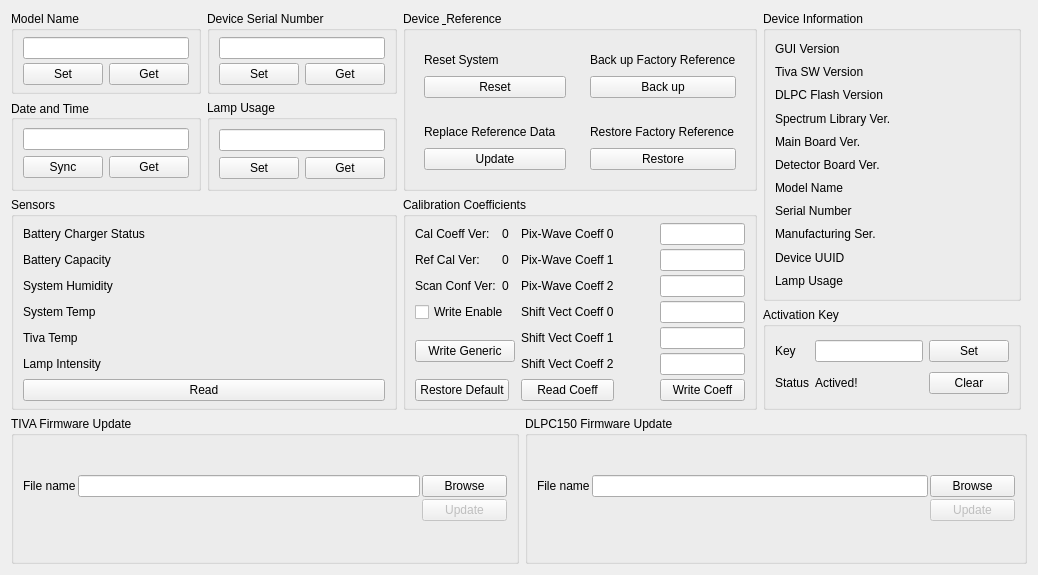
    <widget class="QWidget" name="tab_2">
     <attribute name="title">
      <string>Utility</string>
     </attribute>
     <layout class="QGridLayout" name="gridLayout_13">
      <item row="0" column="0">
       <layout class="QGridLayout" name="gridLayout_10">
        <item row="0" column="2" rowspan="2" colspan="3">
         <widget class="QGroupBox" name="groupBox_3">
          <property name="title">
           <string>Device &amp; Reference</string>
          </property>
          <layout class="QGridLayout" name="gridLayout_12">
           <item row="0" column="1">
            <widget class="QWidget" name="widget_3" native="true">
             <layout class="QGridLayout" name="gridLayout_6">
              <item row="1" column="0">
               <widget class="QPushButton" name="pushButton_ResetSys">
                <property name="text">
                 <string>Reset</string>
                </property>
               </widget>
              </item>
              <item row="0" column="0">
               <widget class="QLabel" name="label_35">
                <property name="text">
                 <string>Reset System</string>
                </property>
               </widget>
              </item>
             </layout>
            </widget>
           </item>
           <item row="1" column="1">
            <widget class="QWidget" name="widget_4" native="true">
             <layout class="QGridLayout" name="gridLayout_5">
              <item row="1" column="0">
               <widget class="QLabel" name="label_31">
                <property name="text">
                 <string>Replace Reference Data</string>
                </property>
               </widget>
              </item>
              <item row="3" column="0">
               <widget class="QPushButton" name="pushButton_ReplaceRef">
                <property name="text">
                 <string>Update</string>
                </property>
               </widget>
              </item>
             </layout>
            </widget>
           </item>
           <item row="1" column="2">
            <widget class="QWidget" name="widget_2" native="true">
             <layout class="QGridLayout" name="gridLayout_3">
              <item row="1" column="0">
               <widget class="QPushButton" name="pushButton_ResotreRef">
                <property name="text">
                 <string>Restore</string>
                </property>
               </widget>
              </item>
              <item row="0" column="0">
               <widget class="QLabel" name="label_2">
                <property name="text">
                 <string>Restore Factory Reference</string>
                </property>
               </widget>
              </item>
             </layout>
            </widget>
           </item>
           <item row="0" column="2">
            <widget class="QWidget" name="widget_5" native="true">
             <layout class="QGridLayout" name="gridLayout_11">
              <item row="0" column="0">
               <widget class="QLabel" name="label">
                <property name="text">
                 <string>Back up Factory Reference</string>
                </property>
               </widget>
              </item>
              <item row="1" column="0">
               <widget class="QPushButton" name="pushButton_BackUpRef">
                <property name="text">
                 <string>Back up</string>
                </property>
               </widget>
              </item>
             </layout>
            </widget>
           </item>
          </layout>
         </widget>
        </item>
        <item row="1" column="0">
         <widget class="QGroupBox" name="groupBox_datetime">
          <property name="title">
           <string>Date and Time</string>
          </property>
          <property name="alignment">
           <set>Qt::AlignLeading|Qt::AlignLeft|Qt::AlignVCenter</set>
          </property>
          <layout class="QGridLayout" name="gridLayout_7">
           <property name="topMargin">
            <number>6</number>
           </property>
           <property name="bottomMargin">
            <number>6</number>
           </property>
           <property name="verticalSpacing">
            <number>4</number>
           </property>
           <item row="0" column="0" colspan="2">
            <widget class="QLineEdit" name="lineEdit_DateTime_utl"/>
           </item>
           <item row="1" column="1">
            <widget class="QPushButton" name="pushButton_GetDateTime">
             <property name="text">
              <string>Get</string>
             </property>
            </widget>
           </item>
           <item row="1" column="0">
            <widget class="QPushButton" name="pushButton_SyncDateTime">
             <property name="text">
              <string>Sync</string>
             </property>
            </widget>
           </item>
          </layout>
         </widget>
        </item>
        <item row="0" column="5" rowspan="3">
         <widget class="QGroupBox" name="groupBox_device_info">
          <property name="title">
           <string>Device Information</string>
          </property>
          <layout class="QGridLayout" name="gridLayout_17">
           <item row="0" column="0">
            <layout class="QGridLayout" name="gridLayout_2">
             <item row="1" column="0">
              <widget class="QLabel" name="label_9">
               <property name="text">
                <string>Tiva SW Version</string>
               </property>
              </widget>
             </item>
             <item row="2" column="1">
              <widget class="QLabel" name="label_device_DLPCver">
               <property name="text">
                <string/>
               </property>
              </widget>
             </item>
             <item row="9" column="1">
              <widget class="QLabel" name="label_device_UUID">
               <property name="text">
                <string/>
               </property>
              </widget>
             </item>
             <item row="3" column="0">
              <widget class="QLabel" name="label_7">
               <property name="text">
                <string>Spectrum Library Ver.</string>
               </property>
              </widget>
             </item>
             <item row="0" column="1">
              <widget class="QLabel" name="label_device_GUIver">
               <property name="text">
                <string/>
               </property>
              </widget>
             </item>
             <item row="10" column="1">
              <widget class="QLabel" name="label_device_LampUsage">
               <property name="text">
                <string/>
               </property>
              </widget>
             </item>
             <item row="1" column="1">
              <widget class="QLabel" name="label_device_TivaSWver">
               <property name="text">
                <string/>
               </property>
              </widget>
             </item>
             <item row="3" column="1">
              <widget class="QLabel" name="label_device_SpectrumLibVer">
               <property name="text">
                <string/>
               </property>
              </widget>
             </item>
             <item row="8" column="1">
              <widget class="QLabel" name="label_device_ManufSer">
               <property name="text">
                <string/>
               </property>
              </widget>
             </item>
             <item row="10" column="0">
              <widget class="QLabel" name="label_16">
               <property name="text">
                <string>Lamp Usage</string>
               </property>
              </widget>
             </item>
             <item row="8" column="0">
              <widget class="QLabel" name="label_15">
               <property name="text">
                <string>Manufacturing Ser.</string>
               </property>
              </widget>
             </item>
             <item row="6" column="0">
              <widget class="QLabel" name="label_13">
               <property name="text">
                <string>Model Name</string>
               </property>
              </widget>
             </item>
             <item row="0" column="0">
              <widget class="QLabel" name="label_10">
               <property name="text">
                <string>GUI Version</string>
               </property>
              </widget>
             </item>
             <item row="4" column="1">
              <widget class="QLabel" name="label_device_MBver">
               <property name="text">
                <string/>
               </property>
              </widget>
             </item>
             <item row="2" column="0">
              <widget class="QLabel" name="label_8">
               <property name="text">
                <string>DLPC Flash Version</string>
               </property>
              </widget>
             </item>
             <item row="6" column="1">
              <widget class="QLabel" name="label_device_ModelName">
               <property name="text">
                <string/>
               </property>
              </widget>
             </item>
             <item row="9" column="0">
              <widget class="QLabel" name="label_18">
               <property name="text">
                <string>Device UUID</string>
               </property>
              </widget>
             </item>
             <item row="4" column="0">
              <widget class="QLabel" name="label_11">
               <property name="text">
                <string>Main Board Ver.</string>
               </property>
              </widget>
             </item>
             <item row="5" column="1">
              <widget class="QLabel" name="label_device_DBver">
               <property name="text">
                <string/>
               </property>
              </widget>
             </item>
             <item row="7" column="1">
              <widget class="QLabel" name="label_device_SerialNumber">
               <property name="text">
                <string/>
               </property>
              </widget>
             </item>
             <item row="7" column="0">
              <widget class="QLabel" name="label_14">
               <property name="text">
                <string>Serial Number</string>
               </property>
              </widget>
             </item>
             <item row="5" column="0">
              <widget class="QLabel" name="label_12">
               <property name="text">
                <string>Detector Board Ver.</string>
               </property>
              </widget>
             </item>
            </layout>
           </item>
          </layout>
         </widget>
        </item>
        <item row="2" column="0" rowspan="2" colspan="2">
         <widget class="QGroupBox" name="groupBox_sensors">
          <property name="title">
           <string>Sensors</string>
          </property>
          <layout class="QVBoxLayout" name="verticalLayout_8">
           <property name="spacing">
            <number>4</number>
           </property>
           <property name="topMargin">
            <number>6</number>
           </property>
           <property name="bottomMargin">
            <number>6</number>
           </property>
           <item>
            <layout class="QGridLayout" name="gridLayout_9">
             <item row="4" column="0">
              <widget class="QLabel" name="label_34">
               <property name="text">
                <string>Tiva Temp</string>
               </property>
              </widget>
             </item>
             <item row="3" column="1">
              <widget class="QLabel" name="label_hdc_temp">
               <property name="text">
                <string/>
               </property>
              </widget>
             </item>
             <item row="5" column="1">
              <widget class="QLabel" name="label_grren_val">
               <property name="text">
                <string/>
               </property>
              </widget>
             </item>
             <item row="4" column="1">
              <widget class="QLabel" name="label_tiva_temp">
               <property name="text">
                <string/>
               </property>
              </widget>
             </item>
             <item row="3" column="0">
              <widget class="QLabel" name="label_33">
               <property name="text">
                <string>System Temp</string>
               </property>
              </widget>
             </item>
             <item row="2" column="1">
              <widget class="QLabel" name="label_hum">
               <property name="text">
                <string/>
               </property>
              </widget>
             </item>
             <item row="2" column="0">
              <widget class="QLabel" name="label_32">
               <property name="text">
                <string>System Humidity</string>
               </property>
              </widget>
             </item>
             <item row="6" column="0" colspan="2">
              <widget class="QPushButton" name="pushButton_readSensors">
               <property name="text">
                <string>Read</string>
               </property>
              </widget>
             </item>
             <item row="1" column="1">
              <widget class="QLabel" name="label_batt_volt">
               <property name="text">
                <string/>
               </property>
              </widget>
             </item>
             <item row="5" column="0">
              <widget class="QLabel" name="label_40">
               <property name="text">
                <string>Lamp Intensity</string>
               </property>
              </widget>
             </item>
             <item row="1" column="0">
              <widget class="QLabel" name="label_24">
               <property name="text">
                <string>Battery Capacity</string>
               </property>
              </widget>
             </item>
             <item row="0" column="0">
              <widget class="QLabel" name="label_4">
               <property name="text">
                <string>Battery Charger Status</string>
               </property>
              </widget>
             </item>
             <item row="0" column="1">
              <widget class="QLabel" name="label_batt_status">
               <property name="text">
                <string/>
               </property>
              </widget>
             </item>
            </layout>
           </item>
          </layout>
         </widget>
        </item>
        <item row="1" column="1">
         <widget class="QGroupBox" name="groupBox_lampusage">
          <property name="title">
           <string>Lamp Usage</string>
          </property>
          <layout class="QGridLayout" name="gridLayout">
           <item row="0" column="0" colspan="2">
            <widget class="QLineEdit" name="lineEdit_LampUsage_utl"/>
           </item>
           <item row="1" column="0">
            <widget class="QPushButton" name="pushButton_SetLampUsage">
             <property name="text">
              <string>Set</string>
             </property>
            </widget>
           </item>
           <item row="1" column="1">
            <widget class="QPushButton" name="pushButton_GetLampUsage">
             <property name="text">
              <string>Get</string>
             </property>
            </widget>
           </item>
          </layout>
         </widget>
        </item>
        <item row="4" column="3" colspan="4">
         <widget class="QGroupBox" name="groupBox_dlpc">
          <property name="minimumSize">
           <size>
            <width>0</width>
            <height>148</height>
           </size>
          </property>
          <property name="title">
           <string>DLPC150 Firmware Update</string>
          </property>
          <layout class="QVBoxLayout" name="verticalLayout_6">
           <property name="spacing">
            <number>2</number>
           </property>
           <property name="topMargin">
            <number>6</number>
           </property>
           <property name="bottomMargin">
            <number>6</number>
           </property>
           <item>
            <layout class="QGridLayout" name="gridLayout_14">
             <property name="verticalSpacing">
              <number>2</number>
             </property>
             <item row="0" column="1">
              <widget class="QLineEdit" name="lineEdit_dlpc_fw_filename">
               <property name="minimumSize">
                <size>
                 <width>240</width>
                 <height>0</height>
                </size>
               </property>
              </widget>
             </item>
             <item row="0" column="0">
              <widget class="QLabel" name="label_17">
               <property name="sizePolicy">
                <sizepolicy hsizetype="Fixed" vsizetype="Preferred">
                 <horstretch>0</horstretch>
                 <verstretch>0</verstretch>
                </sizepolicy>
               </property>
               <property name="minimumSize">
                <size>
                 <width>50</width>
                 <height>0</height>
                </size>
               </property>
               <property name="text">
                <string>File name</string>
               </property>
              </widget>
             </item>
             <item row="1" column="2">
              <widget class="QPushButton" name="pushButton_dlpc_fw_update">
               <property name="enabled">
                <bool>false</bool>
               </property>
               <property name="sizePolicy">
                <sizepolicy hsizetype="Fixed" vsizetype="Fixed">
                 <horstretch>0</horstretch>
                 <verstretch>0</verstretch>
                </sizepolicy>
               </property>
               <property name="minimumSize">
                <size>
                 <width>85</width>
                 <height>0</height>
                </size>
               </property>
               <property name="text">
                <string>Update</string>
               </property>
              </widget>
             </item>
             <item row="0" column="2">
              <widget class="QPushButton" name="pushButton_dlpc_fw_browse">
               <property name="sizePolicy">
                <sizepolicy hsizetype="Fixed" vsizetype="Fixed">
                 <horstretch>0</horstretch>
                 <verstretch>0</verstretch>
                </sizepolicy>
               </property>
               <property name="minimumSize">
                <size>
                 <width>85</width>
                 <height>0</height>
                </size>
               </property>
               <property name="text">
                <string>Browse</string>
               </property>
              </widget>
             </item>
            </layout>
           </item>
          </layout>
         </widget>
        </item>
        <item row="4" column="0" colspan="3">
         <widget class="QGroupBox" name="groupBox_TIVAFW">
          <property name="minimumSize">
           <size>
            <width>0</width>
            <height>148</height>
           </size>
          </property>
          <property name="title">
           <string>TIVA Firmware Update</string>
          </property>
          <layout class="QVBoxLayout" name="verticalLayout_5">
           <property name="spacing">
            <number>2</number>
           </property>
           <property name="topMargin">
            <number>6</number>
           </property>
           <property name="bottomMargin">
            <number>6</number>
           </property>
           <item>
            <layout class="QGridLayout" name="gridLayout_15">
             <property name="verticalSpacing">
              <number>2</number>
             </property>
             <item row="1" column="3">
              <widget class="QPushButton" name="pushButton_tiva_fw_usb_update">
               <property name="enabled">
                <bool>false</bool>
               </property>
               <property name="sizePolicy">
                <sizepolicy hsizetype="Fixed" vsizetype="Fixed">
                 <horstretch>0</horstretch>
                 <verstretch>0</verstretch>
                </sizepolicy>
               </property>
               <property name="minimumSize">
                <size>
                 <width>85</width>
                 <height>0</height>
                </size>
               </property>
               <property name="text">
                <string>Update</string>
               </property>
              </widget>
             </item>
             <item row="0" column="1" colspan="2">
              <widget class="QLineEdit" name="lineEdit_tiva_fw_filename">
               <property name="minimumSize">
                <size>
                 <width>240</width>
                 <height>0</height>
                </size>
               </property>
              </widget>
             </item>
             <item row="0" column="3">
              <widget class="QPushButton" name="pushButton_tiva_fw_browse">
               <property name="sizePolicy">
                <sizepolicy hsizetype="Fixed" vsizetype="Fixed">
                 <horstretch>0</horstretch>
                 <verstretch>0</verstretch>
                </sizepolicy>
               </property>
               <property name="minimumSize">
                <size>
                 <width>85</width>
                 <height>0</height>
                </size>
               </property>
               <property name="text">
                <string>Browse</string>
               </property>
              </widget>
             </item>
             <item row="0" column="0">
              <widget class="QLabel" name="label_25">
               <property name="sizePolicy">
                <sizepolicy hsizetype="Fixed" vsizetype="Preferred">
                 <horstretch>0</horstretch>
                 <verstretch>0</verstretch>
                </sizepolicy>
               </property>
               <property name="minimumSize">
                <size>
                 <width>50</width>
                 <height>0</height>
                </size>
               </property>
               <property name="text">
                <string>File name</string>
               </property>
              </widget>
             </item>
            </layout>
           </item>
          </layout>
         </widget>
        </item>
        <item row="2" column="2" rowspan="2" colspan="3">
         <widget class="QGroupBox" name="groupBox_eeprom">
          <property name="title">
           <string>Calibration Coefficients</string>
          </property>
          <layout class="QGridLayout" name="gridLayout_4">
           <property name="topMargin">
            <number>6</number>
           </property>
           <property name="bottomMargin">
            <number>6</number>
           </property>
           <property name="verticalSpacing">
            <number>4</number>
           </property>
           <item row="2" column="3">
            <widget class="QLabel" name="label_pix2wave_coeff2">
             <property name="text">
              <string notr="true">Pix-Wave Coeff 2</string>
             </property>
            </widget>
           </item>
           <item row="1" column="5">
            <widget class="QLineEdit" name="lineEdit_pix2wave1">
             <property name="maximumSize">
              <size>
               <width>85</width>
               <height>16777215</height>
              </size>
             </property>
             <property name="alignment">
              <set>Qt::AlignRight|Qt::AlignTrailing|Qt::AlignVCenter</set>
             </property>
            </widget>
           </item>
           <item row="3" column="5">
            <widget class="QLineEdit" name="lineEdit_shiftVect0">
             <property name="maximumSize">
              <size>
               <width>85</width>
               <height>16777215</height>
              </size>
             </property>
             <property name="alignment">
              <set>Qt::AlignRight|Qt::AlignTrailing|Qt::AlignVCenter</set>
             </property>
            </widget>
           </item>
           <item row="1" column="1">
            <widget class="QLabel" name="label_ref_cal_ver">
             <property name="text">
              <string>0</string>
             </property>
            </widget>
           </item>
           <item row="2" column="1">
            <widget class="QLabel" name="label_scan_config_ver">
             <property name="text">
              <string>0</string>
             </property>
            </widget>
           </item>
           <item row="7" column="3">
            <widget class="QPushButton" name="pushButton_eeprom_read">
             <property name="text">
              <string>Read Coeff</string>
             </property>
            </widget>
           </item>
           <item row="7" column="5">
            <widget class="QPushButton" name="pushButton_eeprom_write">
             <property name="text">
              <string>Write Coeff</string>
             </property>
            </widget>
           </item>
           <item row="5" column="5">
            <widget class="QLineEdit" name="lineEdit_shiftVect1">
             <property name="maximumSize">
              <size>
               <width>85</width>
               <height>16777215</height>
              </size>
             </property>
             <property name="alignment">
              <set>Qt::AlignRight|Qt::AlignTrailing|Qt::AlignVCenter</set>
             </property>
            </widget>
           </item>
           <item row="1" column="0">
            <widget class="QLabel" name="label_ref_cal">
             <property name="text">
              <string>Ref Cal Ver:</string>
             </property>
            </widget>
           </item>
           <item row="3" column="3">
            <widget class="QLabel" name="label_shiftVect_coeff0">
             <property name="text">
              <string notr="true">Shift Vect Coeff 0</string>
             </property>
            </widget>
           </item>
           <item row="0" column="3">
            <widget class="QLabel" name="label_pix2wave_coeff0">
             <property name="text">
              <string notr="true">Pix-Wave Coeff 0</string>
             </property>
            </widget>
           </item>
           <item row="6" column="5">
            <widget class="QLineEdit" name="lineEdit_shiftVect2">
             <property name="maximumSize">
              <size>
               <width>85</width>
               <height>16777215</height>
              </size>
             </property>
             <property name="alignment">
              <set>Qt::AlignRight|Qt::AlignTrailing|Qt::AlignVCenter</set>
             </property>
            </widget>
           </item>
           <item row="0" column="5">
            <widget class="QLineEdit" name="lineEdit_pix2wave0">
             <property name="maximumSize">
              <size>
               <width>85</width>
               <height>16777215</height>
              </size>
             </property>
             <property name="layoutDirection">
              <enum>Qt::LeftToRight</enum>
             </property>
             <property name="text">
              <string/>
             </property>
             <property name="alignment">
              <set>Qt::AlignRight|Qt::AlignTrailing|Qt::AlignVCenter</set>
             </property>
            </widget>
           </item>
           <item row="7" column="0" colspan="2">
            <widget class="QPushButton" name="pushButton_eeprom_restore_default">
             <property name="text">
              <string>Restore Default</string>
             </property>
            </widget>
           </item>
           <item row="5" column="3">
            <widget class="QLabel" name="label_shiftVect_coeff1">
             <property name="text">
              <string notr="true">Shift Vect Coeff 1</string>
             </property>
            </widget>
           </item>
           <item row="2" column="5">
            <widget class="QLineEdit" name="lineEdit_pix2wave2">
             <property name="maximumSize">
              <size>
               <width>85</width>
               <height>16777215</height>
              </size>
             </property>
             <property name="alignment">
              <set>Qt::AlignRight|Qt::AlignTrailing|Qt::AlignVCenter</set>
             </property>
            </widget>
           </item>
           <item row="3" column="0" colspan="2">
            <widget class="QCheckBox" name="checkBox_eeprom_writeEN">
             <property name="text">
              <string>Write Enable</string>
             </property>
            </widget>
           </item>
           <item row="2" column="0">
            <widget class="QLabel" name="label_scan_config">
             <property name="text">
              <string>Scan Conf Ver:</string>
             </property>
            </widget>
           </item>
           <item row="0" column="0">
            <widget class="QLabel" name="label_cal_coeff">
             <property name="text">
              <string>Cal Coeff Ver:</string>
             </property>
            </widget>
           </item>
           <item row="6" column="3">
            <widget class="QLabel" name="label_shiftVect_coeff2">
             <property name="text">
              <string notr="true">Shift Vect Coeff 2</string>
             </property>
            </widget>
           </item>
           <item row="1" column="3">
            <widget class="QLabel" name="label_pix2wave_coeff1">
             <property name="text">
              <string notr="true">Pix-Wave Coeff 1</string>
             </property>
            </widget>
           </item>
           <item row="0" column="1">
            <widget class="QLabel" name="label_cal_coeff_ver">
             <property name="text">
              <string>0</string>
             </property>
            </widget>
           </item>
           <item row="5" column="0" rowspan="2" colspan="3">
            <widget class="QPushButton" name="pushButton_eeprom_write_generic">
             <property name="text">
              <string>Write Generic</string>
             </property>
            </widget>
           </item>
           <item row="2" column="4">
            <spacer name="horizontalSpacer">
             <property name="orientation">
              <enum>Qt::Horizontal</enum>
             </property>
             <property name="sizeHint" stdset="0">
              <size>
               <width>40</width>
               <height>20</height>
              </size>
             </property>
            </spacer>
           </item>
          </layout>
         </widget>
        </item>
        <item row="3" column="5">
         <widget class="QGroupBox" name="groupBox_2">
          <property name="title">
           <string>Activation Key</string>
          </property>
          <layout class="QGridLayout" name="gridLayout_8">
           <item row="1" column="0">
            <widget class="QLabel" name="label_5">
             <property name="text">
              <string>Status</string>
             </property>
            </widget>
           </item>
           <item row="0" column="0">
            <widget class="QLabel" name="label_3">
             <property name="text">
              <string>Key</string>
             </property>
            </widget>
           </item>
           <item row="1" column="1">
            <widget class="QLabel" name="label_keyActive">
             <property name="text">
              <string>Actived!</string>
             </property>
            </widget>
           </item>
           <item row="0" column="2">
            <widget class="QPushButton" name="pushButton_set_ActivationKey">
             <property name="text">
              <string>Set</string>
             </property>
            </widget>
           </item>
           <item row="1" column="2">
            <widget class="QPushButton" name="pushButton_clear_ActivactionKey">
             <property name="text">
              <string>Clear</string>
             </property>
            </widget>
           </item>
           <item row="0" column="1">
            <widget class="QLineEdit" name="lineEdit_key_number"/>
           </item>
          </layout>
         </widget>
        </item>
        <item row="0" column="1">
         <widget class="QGroupBox" name="groupBox_Serial_Number_2">
          <property name="title">
           <string>Device Serial Number</string>
          </property>
          <layout class="QGridLayout" name="gridLayout_22">
           <property name="topMargin">
            <number>6</number>
           </property>
           <property name="bottomMargin">
            <number>6</number>
           </property>
           <property name="verticalSpacing">
            <number>4</number>
           </property>
           <item row="0" column="0" colspan="2">
            <widget class="QLineEdit" name="lineEdit_SerNumber_utl"/>
           </item>
           <item row="1" column="0">
            <widget class="QPushButton" name="pushButton_SetSerNumber_utl">
             <property name="text">
              <string>Set</string>
             </property>
            </widget>
           </item>
           <item row="1" column="1">
            <widget class="QPushButton" name="pushButton_GetSerNumber_utl">
             <property name="text">
              <string>Get</string>
             </property>
            </widget>
           </item>
          </layout>
         </widget>
        </item>
        <item row="0" column="0">
         <widget class="QGroupBox" name="groupBox_modelname">
          <property name="title">
           <string>Model Name</string>
          </property>
          <layout class="QGridLayout" name="gridLayout_23">
           <property name="topMargin">
            <number>6</number>
           </property>
           <property name="bottomMargin">
            <number>6</number>
           </property>
           <property name="verticalSpacing">
            <number>4</number>
           </property>
           <item row="1" column="1">
            <widget class="QPushButton" name="pushButton_GetModelName_utl">
             <property name="text">
              <string>Get</string>
             </property>
            </widget>
           </item>
           <item row="1" column="0">
            <widget class="QPushButton" name="pushButton_SetModelName_utl">
             <property name="text">
              <string>Set</string>
             </property>
             <property name="default">
              <bool>false</bool>
             </property>
            </widget>
           </item>
           <item row="0" column="0" colspan="2">
            <widget class="QLineEdit" name="lineEdit_ModelName_utl"/>
           </item>
          </layout>
         </widget>
        </item>
       </layout>
      </item>
     </layout>
    </widget>
